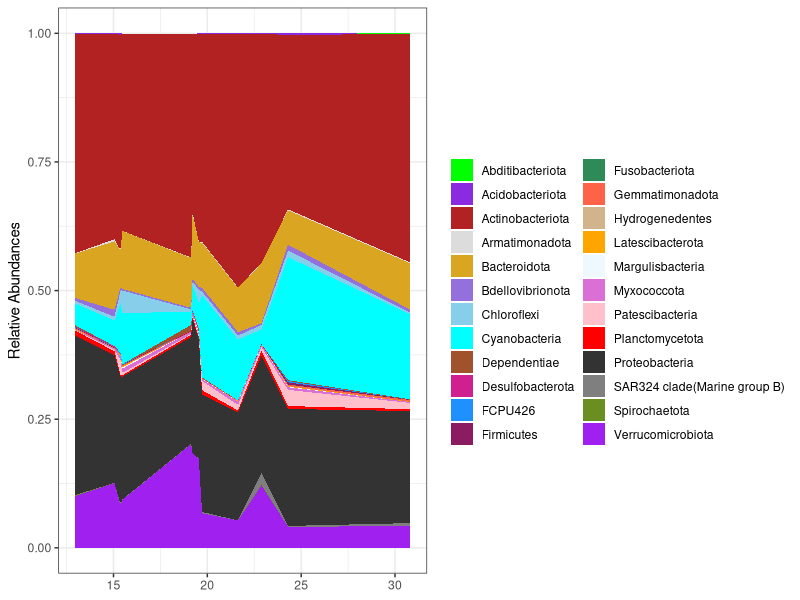

Source code (R):
#abundance variation per time

#loading required libraries
library(dplyr)
library(tidyr)
library(ggplot2)
setwd("C:/Users/erick/Desktop/")

#data input
asv_bact=read.csv("BroaMO_16S_ra_rarefied+taxonomy.csv",header=T,row.names="asv")
env=read.csv("BroaMO_env.csv")

#creating groups
groups = aggregate(asv_bact[1:12],by=list(category=asv_bact$Phylum), FUN = sum)
row.names(groups)=groups$category
groups=groups[,-1]

groups=t(groups)
groups=as.data.frame(groups)
groups[,25]<-env$date
colnames(groups)[25]<- "date"

#transforming format
nn=gather(as.data.frame(groups),key = "group", value = "value",-date) %>% 
  transform(group=factor(group,levels=c(
  "Abditibacteriota", "Acidobacteriota", "Actinobacteriota", "Armatimonadota", "Bacteroidota", "Bdellovibrionota",
"Chloroflexi", "Cyanobacteria", "Dependentiae", "Desulfobacterota", "FCPU426", "Firmicutes", "Fusobacteriota",
"Gemmatimonadota", "Hydrogenedentes", "Latescibacterota", "Margulisbacteria", "Myxococcota", "Patescibacteria",
"Planctomycetota", "Proteobacteria", "SAR324 clade(Marine group B)", "Spirochaetota", "Verrucomicrobiota"))) %>% 
  mutate(date = as.Date(date))

#Plotting main taxonomic groups over time
ggplot(nn,aes(x=date,y=value,fill=group))+
  geom_area()+
  scale_fill_manual(name="", values = c("green","blueviolet","firebrick","gainsboro","goldenrod",
                                        "mediumpurple","skyblue","cyan","sienna","violetred",
                                        "dodgerblue", "maroon4","seagreen","tomato","tan",
                                        "orange", "aliceblue","orchid","pink","red",
                                        "gray20", "gray50", "olivedrab","purple"))+ 
  theme_bw()+
  theme(axis.title.x=element_blank())+
  ylab(paste("Relative Abundances"))


